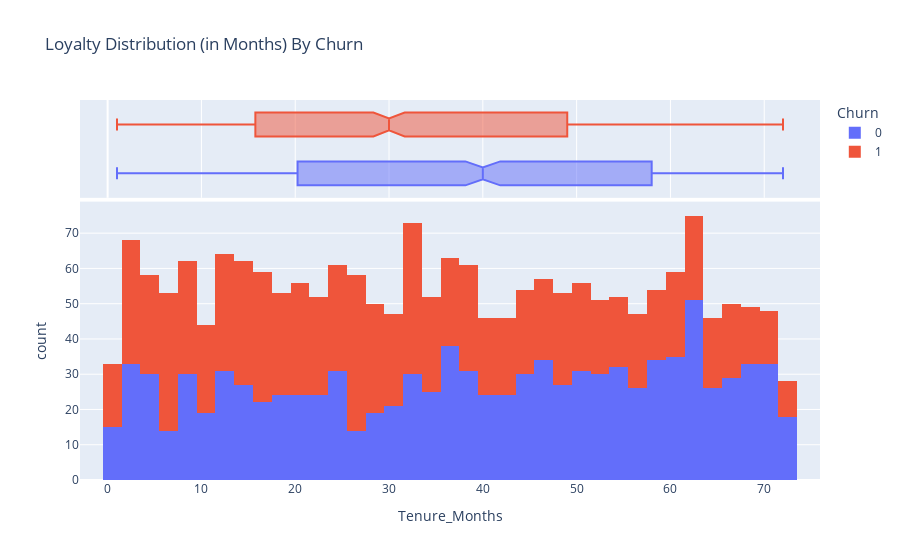

Write notebook code for a chart like this one.
### Markdown cell above
#### 4.3. Loyalty Distribution Chart (in Months) By Churn

### Code cell
# Chart - Interactive Version

# Fidelity Analysis (Tenure)
fig_hist_fidelity = px.histogram(df, 
x = 'Tenure_Months', 
color = 'Churn', 
marginal = 'box', 
title = 'Loyalty Distribution (in Months) By Churn', 
labels = {'Loyalty_Months': 'Loyalty Months'})
fig_hist_fidelity.show()

### Figure 1 — Plotly figure (JSON) as saved in the notebook; plotly's stock layout.template omitted (floating-point values rounded to 4 significant figures; data arrays with more than 128 entries replaced by an {"elided": "..."} marker saying what was removed)
{"data": [{"bingroup": "x", "hovertemplate": "Churn=0<br>Tenure_Months=%{x}<br>count=%{y}<extra></extra>", "legendgroup": "0", "marker": {"color": "#636efa", "pattern": {"shape": ""}}, "name": "0", "orientation": "v", "showlegend": true, "type": "histogram", "x": {"elided": "1019 int values"}, "xaxis": "x", "yaxis": "y"}, {"hovertemplate": "Churn=0<br>Tenure_Months=%{x}<extra></extra>", "legendgroup": "0", "marker": {"color": "#636efa"}, "name": "0", "notched": true, "showlegend": false, "type": "box", "x": {"elided": "1019 int values"}, "xaxis": "x2", "yaxis": "y2"}, {"bingroup": "x", "hovertemplate": "Churn=1<br>Tenure_Months=%{x}<br>count=%{y}<extra></extra>", "legendgroup": "1", "marker": {"color": "#EF553B", "pattern": {"shape": ""}}, "name": "1", "orientation": "v", "showlegend": true, "type": "histogram", "x": {"elided": "981 int values"}, "xaxis": "x", "yaxis": "y"}, {"hovertemplate": "Churn=1<br>Tenure_Months=%{x}<extra></extra>", "legendgroup": "1", "marker": {"color": "#EF553B"}, "name": "1", "notched": true, "showlegend": false, "type": "box", "x": {"elided": "981 int values"}, "xaxis": "x2", "yaxis": "y2"}], "layout": {"barmode": "relative", "legend": {"title": {"text": "Churn"}, "tracegroupgap": 0}, "title": {"text": "Loyalty Distribution (in Months) By Churn"}, "xaxis": {"anchor": "y", "domain": [0, 1], "title": {"text": "Tenure_Months"}}, "xaxis2": {"anchor": "y2", "domain": [0, 1], "matches": "x", "showgrid": true, "showticklabels": false}, "yaxis": {"anchor": "x", "domain": [0, 0.7326], "title": {"text": "count"}}, "yaxis2": {"anchor": "x2", "domain": [0.7426, 1], "matches": "y2", "showgrid": false, "showline": false, "showticklabels": false, "ticks": ""}}}
